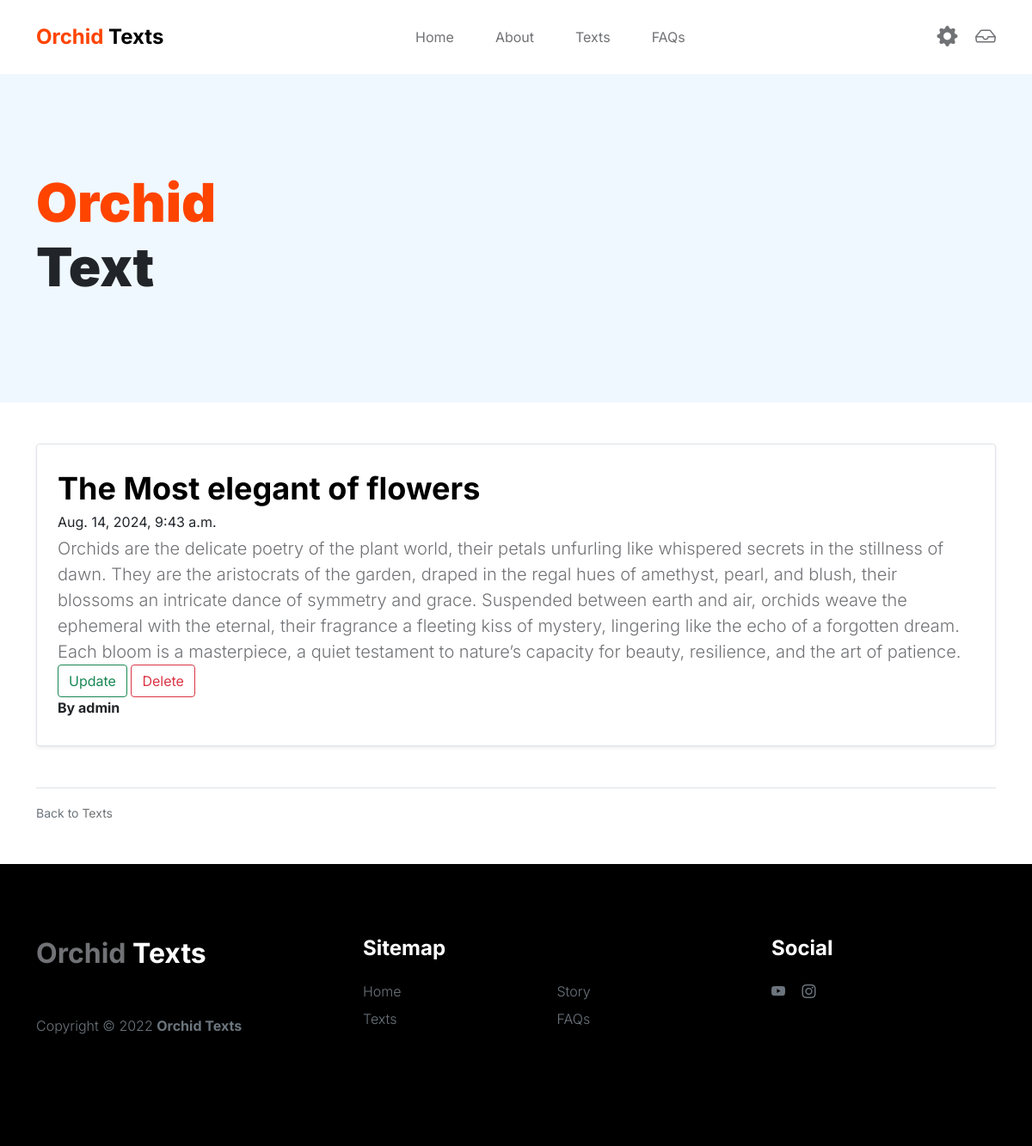
The page /post/4/ (signed in) on the database its author committed.
### blog/models.py (models this page shows, shortened)
class Post(models.Model):
    title = models.CharField(max_length=200)
    content = models.TextField()
    date_posted = models.DateTimeField(default = timezone.now)
    author = models.ForeignKey(User, on_delete=models.CASCADE)

### blog/views.py (the view)
# urls.py: path('post/<int:pk>/', PostDetailView.as_view(), name="blog-detail"),
class PostDetailView(LoginRequiredMixin, DetailView):
    model = Post

### blog/templates/blog/post_detail.html
{% extends 'blog/base.html' %}
{% block content %}
<header class="site-header section-padding d-flex justify-content-center align-items-center">
  <div class="container">
      <div class="row">
          <div class="col-lg-10 col-12">
              <h1>
                  <span class="d-block text-primary">Orchid</span>
                  <span class="d-block text-dark">Text</span>
              </h1>
          </div>
      </div>
  </div>
</header>
<br>
<br>
<div class= "container">
          <div class="col-12">
            <div class="row g-0 border rounded overflow-hidden flex-md-row mb-4 shadow-sm h-md-250 position-relative">
              <div class="col p-4 d-flex flex-column position-static">
                <h3 class="mb-0">{{ post.title }}</h3>
                <div class="mb-1 text-body-secondary">{{ post.date_posted }}</div>
                <p class="card-text mb-auto"> {{ post.content }} </p>
                {% if object.author == user or user.is_superuser %}
                <div>
                  <a class="btn btn-outline-success" href="{% url 'blog-update' object.id %}">Update</a>
                  <a class="btn btn-outline-danger" href="{% url 'blog-delete' object.id %}">Delete</a>
                </div>
                {% endif %}
                <strong class="d-inline-block mb-2 text-primary-emphasis">By {{ post.author }} </strong>
              </div>
            </div>
            <br>
            <div class="border-top pt-3">
              <small class="text-muted">Back to <a href="{% url 'Orchid-Texts' %}">Texts</a></small>
          </div>
          <br>
          <br>
          </div>
        </div>
{% endblock content %}

### blog/static/blog/css/main.css (style rules this page uses)
:root { --white-color: #FFFFFF; --primary-color: #FF4400; --section-bg-color: #f0f8ff; --dark-color: #000000; --grey-color: #d0d1d1; --p-color: #717275; --body-font-family: 'Inter', sans-serif; --h5-font-size: 24px; --p-font-size: 20px; --copyright-text-font-size: 16px; --product-link-font-size: 14px; --custom-link-font-size: 12px; --font-weight-thin: 100; --font-weight-light: 300; --font-weight-normal: 400; --font-weight-bold: 700; --font-weight-black: 900; }
body, html { height: 100%; }
html { scroll-behavior: smooth; }
body { background: var(--white-color); font-family: var(--body-font-family); position: relative; }
h2, h3, h4, h5, h6 { color: var(--dark-color); line-height: inherit; }
h1, h2, h3, h4, h5, h6 { font-weight: var(--font-weight-bold); }
h1, h2 { font-weight: var(--font-weight-black); }
h1 { font-size: 64px; line-height: normal; }
h3 { font-size: 36px; }
p { color: var(--p-color); font-size: var(--p-font-size); font-weight: var(--font-weight-light); }
a, button { touch-action: manipulation; transition: all 0.3s; }
a { color: var(--p-color); text-decoration: none; }
.text-primary { color: var(--primary-color) !important; }
b, strong { font-weight: var(--font-weight-bold); }
.site-header { background-color: var(--section-bg-color); position: relative; overflow: hidden; margin-top: 86px; }
.site-header.section-padding { padding-top: 7rem; padding-bottom: 7rem; }
.section-padding { padding-top: 7rem; padding-bottom: 7rem; }
@media screen and (max-width: 1200px) { h1 { font-size: 62px; } }

### rows shown on the page
Post: title "The Most elegant of flowers", date_posted "Aug. 14, 2024, 9:43 a.m.", content "Orchids are the delicate poetry of the plant world, their petals unfurling like whispered secrets in the stillness of dawn. They are the aristocrats of the garden, draped in the regal hues of amethyst, pearl, and blush, their blossoms an intricate dance of symmetry and grace. Suspended between earth and air, orchids weave the ephemeral with the eternal, their fragrance a fleeting kiss of mystery, lingering like the echo of a forgotten dream. Each bloom is a masterpiece, a quiet testament to nature’s capacity for beauty, resilience, and the art of patience.", author "admin"
